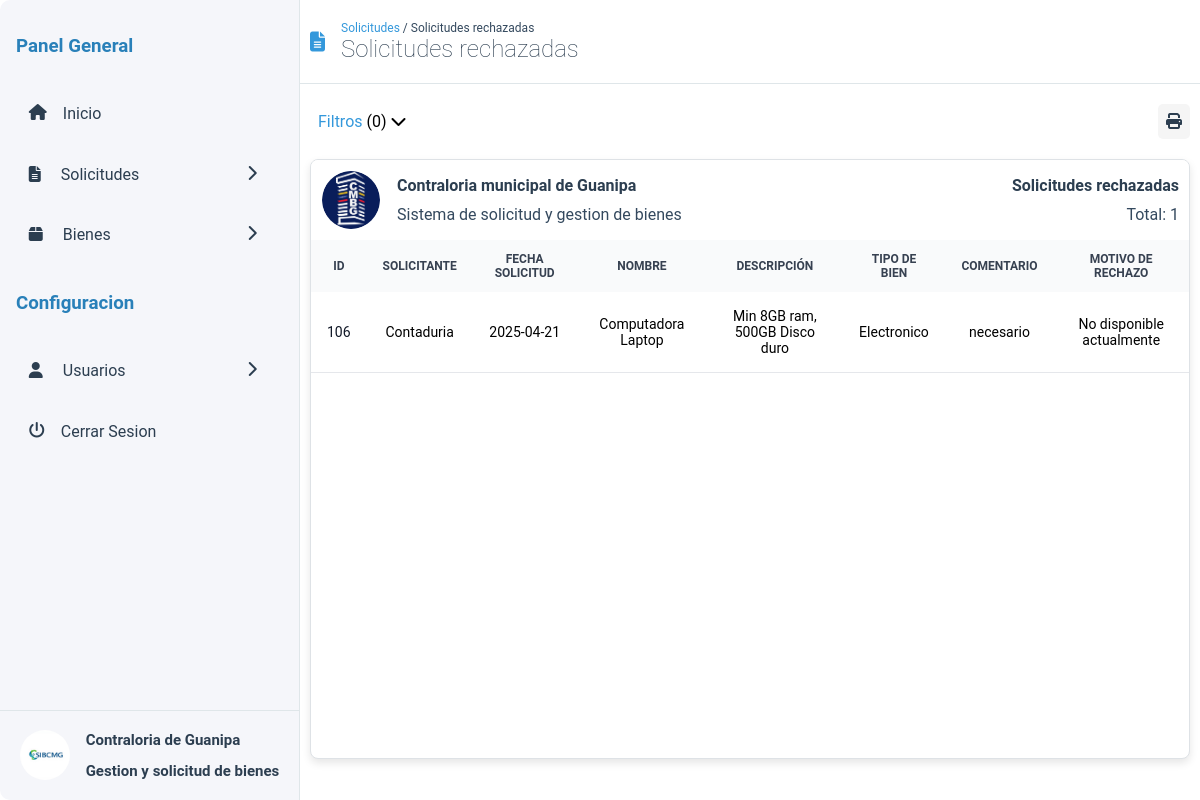
/solicitudes-rechazadas.php (signed in), run on the app's committed database.
### tables this page shows
CREATE TABLE `solicitudes` (
  `n_solicitud` int(11) NOT NULL,
  `bien` varchar(100) NOT NULL,
  `descripcion` varchar(100) NOT NULL,
  `comentario` varchar(100) NOT NULL,
  `comentario_admin` varchar(100) NOT NULL,
  `tipo_bien` varchar(100) NOT NULL,
  `fecha_solicitud` date NOT NULL DEFAULT current_timestamp(),
  `id_usuario` int(11) NOT NULL,
  `aprobado` int(3) NOT NULL
);

CREATE TABLE `usuario` (
  `n_dependencia` int(11) NOT NULL,
  `nombre_dependencia` varchar(100) NOT NULL,
  `contrasena` varchar(100) NOT NULL,
  `username` varchar(100) NOT NULL,
  `nombre` varchar(100) NOT NULL,
  `apellido` varchar(100) NOT NULL,
  `correo` varchar(100) NOT NULL,
  `cedula` int(11) NOT NULL,
  `admin` tinyint(1) NOT NULL
);

### src/solicitudes-rechazadas.php (the view, shortened to what this page needs)
<!DOCTYPE html>
<html lang="en">
<head>
  <link rel="stylesheet" href="css/lista-bienes.css">
  <link href="assets/fontawesome-free-6.7.2-web/css/all.css" rel="stylesheet" />
</head>
<body>
  <div class="container">
    <?php include 'assets/include/menu.php'?>
    <header class="main__header">
      <i class="fas fa-file-alt"></i>
        <div class="main__header-title">
          <span class="main__header-currentDir"><a href="#menu-request" class="main__header-currentDir--pre">Solicitudes</a> / Solicitudes rechazadas</span>
          <h2>Solicitudes rechazadas</h2>
        </div>
    </header>
    <main class="main">
      <?php include 'assets/include/filters.php'; ?>
        <section class="myEstates">
        <div class="myEstates__header">
            <div class="myEstates__header-title">
              <img src="assets/logo-contraloria.jpg" class="myEstates__header-logo" alt="">
              <div class="myEstates__header-data">
                <b>Contraloria municipal de Guanipa</b>
                <span>Sistema de solicitud y gestion de bienes</span>
              </div>
            </div>
            <div class="myEstates__header-info">
              <h4>Solicitudes rechazadas</h4>
              <span class="myEstates__header-total">Total: <?php
              $query = $conn->query("SELECT COUNT(*) as total FROM solicitudes WHERE aprobado < 0");
              $row = $query->fetch(PDO::FETCH_ASSOC);
              echo $row['total'];
              ?></span>
            </div>
          </div>
          <table id="goodsTable">
            <thead>
              <tr>
                <th>ID</th>
                <th>Solicitante</th>
                <th>Fecha Solicitud</th>
                <th>Nombre</th>
                <th>Descripción</th>
                <th>Tipo de Bien</th>
                <th>Comentario</th>
                <th>Motivo de rechazo</th>
              </tr>
            </thead>
            <tbody>
              <?php
              foreach ($conn->query('SELECT * from solicitudes INNER JOIN usuario ON solicitudes.id_usuario = usuario.n_dependencia WHERE aprobado < 0') as $row):
              ?>
              <tr class="table-dates estate__item">
                <td class="estates-id"><?php echo htmlspecialchars($row['n_solicitud']); ?></td>
                <td><?php echo htmlspecialchars($row['nombre_dependencia']); ?></td>
                <td class="estates-request"><?php echo htmlspecialchars($row['fecha_solicitud']); ?></td>
                <td class="estates-name"><?php echo htmlspecialchars($row['bien']); ?></td>
                <td class="estates-description"><?php echo htmlspecialchars($row['descripcion']); ?></td>
                <td class="estates-type"><?php echo htmlspecialchars($row['tipo_bien']); ?></td>
                <td><?php echo htmlspecialchars($row['comentario']); ?></td>
                <td><?php echo htmlspecialchars($row['comentario_admin']); ?></td>
              </tr>
              <?php
              endforeach;?>
            </tbody>
          </table>
        </section>
      </main>
  </div>
</body>
</html>

### src/css/lista-bienes.css (style rules this page uses)
:root { --primary-color: #2d3436; --secondary-color: #b2bec3; --tertiary-color: #F9F7F7; --menu-color: #f5f6fa; --menu-color-secondary: #2d3436; }
* { box-sizing: border-box; text-decoration: none; }
body { margin: 0; padding: 0; display: flex; justify-content: center; background: white; align-items: center; height: 100vh; font-family: 'Roboto', sans-serif; font-size: 16px; }
.container { width: 100%; height: 100vh; background-color: white; display: grid; grid-template-areas: "menu header" "menu main" ; grid-template-columns: 300px 1fr; }
.main { grid-area: main; margin: 0 10px; }
.main__header { display: flex; align-items: center; gap: 1em; border-bottom: #dfe6e9 1px solid; grid-area: header; padding: 0 10px; }
.main__header-title { display: flex; flex-direction: column; }
.main__header-currentDir { font-size: 12px; color: #34495e; }
.main__header-currentDir--pre { color: #3498db; cursor: pointer; user-select: none; }
.main__header i { color: #3498db; font-size: 20px; border: 1px solid ccc; }
.main__header h2 { color: #2c3e50; font-weight: lighter; padding: 0; margin: 0; }
.myEstates { height: 600px; border-radius: 8px; background: white; width: 100%; position: relative; box-shadow: 0 4px 8px rgba(0, 0, 0, 0.1); border: 1px solid #dee2e6; overflow-y: scroll; user-select: none; }
.myEstates__header { padding: 10px; border-radius: 5px 5px 0 0; width: 100%; align-items: center; display: flex; background: white; justify-content: space-between; z-index: 100; }
.myEstates__header-title { display: flex; width: 50%; gap: 1em; align-items: center; }
.myEstates__header-data { display: flex; flex-direction: column; gap: 10px; color: #34495e; }
.myEstates__header-title b { color: #2c3e50; }
.myEstates__header-logo { width: 60px; border-radius: 50%; border: 1px solid white; }
.myEstates__header-info { display: flex; flex-direction: column; gap: 10px; align-items: end; color: #34495e; }
.myEstates__header-info h4 { color: #2c3e50; margin: 0; padding: 0; }
table { border-collapse: collapse; cursor: pointer; width: 100%; font-size: 14px; }
thead { background: #F9FAFB; font-size: 12px; color: #374151; text-transform: uppercase; }
th, td { text-align: center; max-width: 200px; overflow: hidden; }
td { padding: 1rem; }
th { color: #374151; padding: 12px 1rem; background: #F9FAFB; position: sticky; }
tr.table-dates { border-bottom: 1px solid #e5e7eb; }
td:first-child { color: #111827; }

### src/assets/include/menu.php (style rules this page uses)
:root { --menu-color: #f5f6fa; --menu-color-secondary: #2c3e50; }
* { box-sizing: border-box; }

### data on the page
solicitudes: n_solicitud "106", id_usuario.nombre_dependencia "Contaduria", fecha_solicitud "2025-04-21", bien "Computadora Laptop", descripcion "Min 8GB ram, 500GB Disco duro", tipo_bien "Electronico", comentario "necesario", comentario_admin "No disponible actualmente"

### other printed values
$row['total'] "1"
